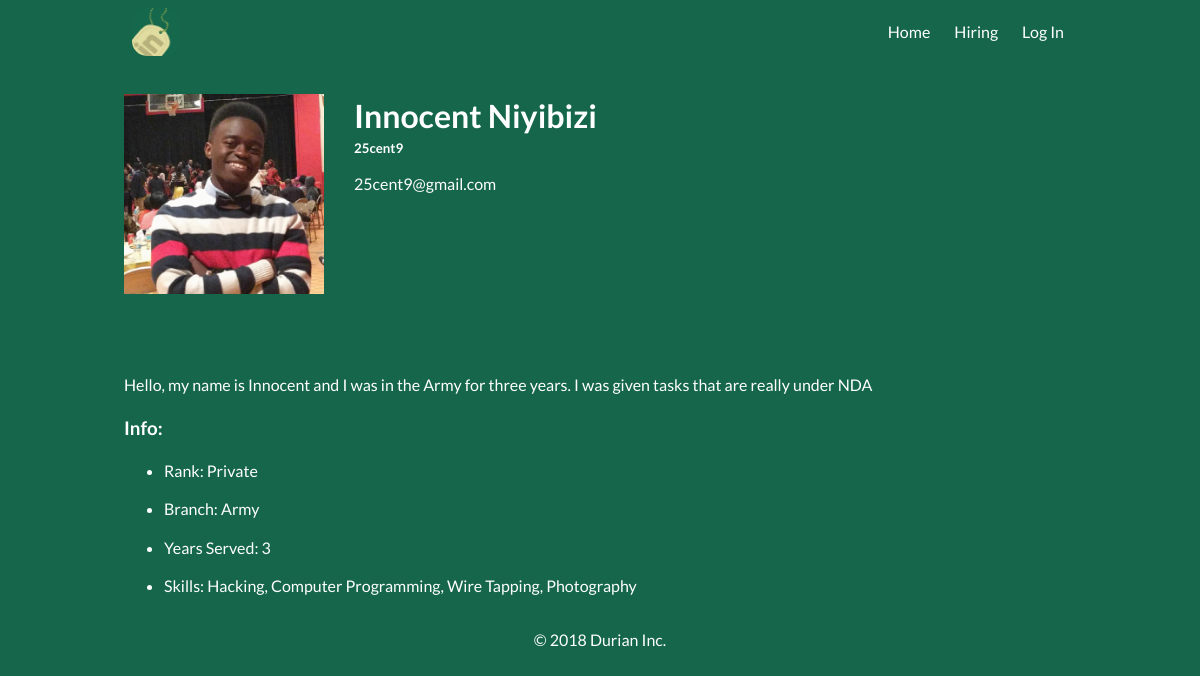
The app's page /veteran/25cent9/ with its own data.
### tables this page shows
CREATE TABLE veterans(
	username varchar(80) not null,
	name varchar(80) not null,
	skills varchar(200),
	years_served int not null,
	rank varchar(200) not null,
	branch varchar(200) not null,
	bio varchar(120),
	image varchar(80) DEFAULT "deault.png",
	contact varchar(80),
	primary key(username)
);

### app/views.py (the view)
@app.route('/veteran/<username>/', methods=['GET'])
@uses_template('veteran.html')
def vetpro(username):
    vet = get_veterans(username)
    if vet is None:
        abort(404)
    veteran = {
        'username': vet[0],
        'name': vet[1],
        'skills': vet[2],
        'years_served': vet[3],
        'rank': vet[4],
        'branch': vet[5],
        'bio': vet[6],
        'contact': vet[8],
        'image': vet[7]
    }
    return {
        'veteran': veteran
    }

### app/utils.py (called while the page is built)
def uses_template(template):
    def wrapper(func):
        @functools.wraps(func)
        def wrapped(*args, **kwargs):
            template_path = template
            ctx = func(*args, **kwargs)
            if type(ctx) is dict:
                try:
                    return render_template(template_path,
                                           veteran=ctx['veteran'])
                except KeyError:
                    try:
                        return render_template(template_path,
                                               organization=ctx['organization']
                                               )
                    except KeyError:
                        return render_template(template_path,
                                               posts=ctx['posts'])
            else:
                return ctx
        return wrapped
    return wrapper

def get_veterans(uname=None):
    vet = None
    if uname:
        command = "SELECT * FROM veterans WHERE username = '%s' " %uname
    else:
        command = "SELECT * FROM veterans"
    with sql.connect(DATABASE) as con:
        cur = con.cursor()
        cur.execute(command)
        if uname:
            vet = cur.fetchone()
        else:
            vet = cur.fetchall()
        cur.close()
    if vet is not None and len(vet) > 10:
        return vet[0:10]
    else:
        return vet

### app/templates/veteran.html (shortened to what this page needs)
{% extends "base.html" %}
{% block head %}
<link href="/static/css/veteran.css" rel="stylesheet">
{% endblock %}
{% block body %}
<div class="veteran___header">
  <img class="veteran___image" src="/static/img/{{ veteran.image }}">
  <div class="veteran___meta">
    <h1>{{ veteran.name }}</h1>
    <h5>{{ veteran.username }}</h5>
    <p>{{ veteran.contact }}</p>
  </div>
</div>
<p class="veteran___bio">{{ veteran.bio }}</p>
<h3 style="color: white">Info:</h3>
<ul class="veteran___tidbits">
  <li class="veteran___rank">Rank: {{ veteran.rank }}</p>
  <li class="veteran___branch">Branch: {{ veteran.branch }}</p>
  <li class="veteran___years">Years Served: {{ veteran.years_served }}</p>
  <li class="veteran___skills">Skills: {{ veteran.skills }}</p>
</div>
{% endblock %}

### app/templates/base.html (shortened to what this page needs)
<!DOCTYPE html>
<html lang="en">
  <head>
    <link href="/static/css/main.css" rel="stylesheet">
    <link href="/static/css/defaults.css" rel="stylesheet">
    {% block head %}
    {% endblock %}
  </head>
  <body>
    <div class="content-wrapper">
      <div class="nav-bar">
        <a href="/">
          <img src="/static/img/veterIN_LOGO.png">
        </a>
        <nav>
          <ul>
            <li class="nav___link"><a href="/">Home</a></li>
            <li class="nav___link"><a href="/hiring/">Hiring</a></li>
            {% if 'username' not in session %}
            <li class="nav___link"><a href="/hub/">Log In</a></li>
            {% else %}
            <li class="nav___link"><a href="/signout/">Sign Out</a></li>
            {% endif %}
          </ul>
        </nav>
      </div>
      <main>
        {% block body %}
        {% endblock %}
      <footer class="footer">
        © 2018 Durian Inc.
      </footer>
    <div class="background-flourish">
    </div>
  </body>
</html>

### app/static/css/main.css (style rules this page uses)
* { box-sizing: border-box; }
html { font-family: 'Lato', sans-serif; background: #15664B; }
html, body { min-height: 100%; margin: 0; }
html body { color: white; }
.background-flourish { position: absolute; width: 100%; height: 400px; background: #15664B; top: 0; z-index: 1; }
.content-wrapper { max-width: 1000px; margin: auto; padding: 0 24px; position: relative; overflow: hidden; z-index: 2; }
.nav-bar { display: flex; align-items: center; justify-content: space-between; height: 64px; color: white; }
.nav-bar a { height: 100%; padding: 8px; }
.nav-bar img { border-radius: 15px; height: 100%; }
nav ul { display: flex; list-style: none; margin: 0; padding: 0; }
.nav___link a { padding: 3px 12px; text-decoration: none; white-space: nowrap; color: white; transition: .1s color ease-in-out; }
main { min-height: 300px; padding: 30px 0 0 0; }
footer { text-align: center; padding: 15px 0; }

### app/static/css/defaults.css (style rules this page uses)
html { color: #222; font-size: 1em; line-height: 1.4; }
audio, canvas, iframe, img, svg, video { vertical-align: middle; }

### app/static/css/veteran.css (style rules this page uses)
.veteran___header { display: flex; flex-wrap: wrap; margin-bottom: 80px; }
.veteran___image { max-height: 200px; margin-right: 30px; }
.veteran___meta h1 { margin: 0; }
.veteran___meta h5 { margin: 0; }
.veteran___bio, .veteran___tidbits { color: white; }

### records on screen
veterans: image (picture), name "Innocent Niyibizi", username "25cent9", contact "25cent9@gmail.com", bio "Hello, my name is Innocent and I was in the Army for three years. I was given tasks that are really under NDA", rank "Private", branch "Army", years_served "3", skills "Hacking, Computer Programming, Wire Tapping, Photography"
